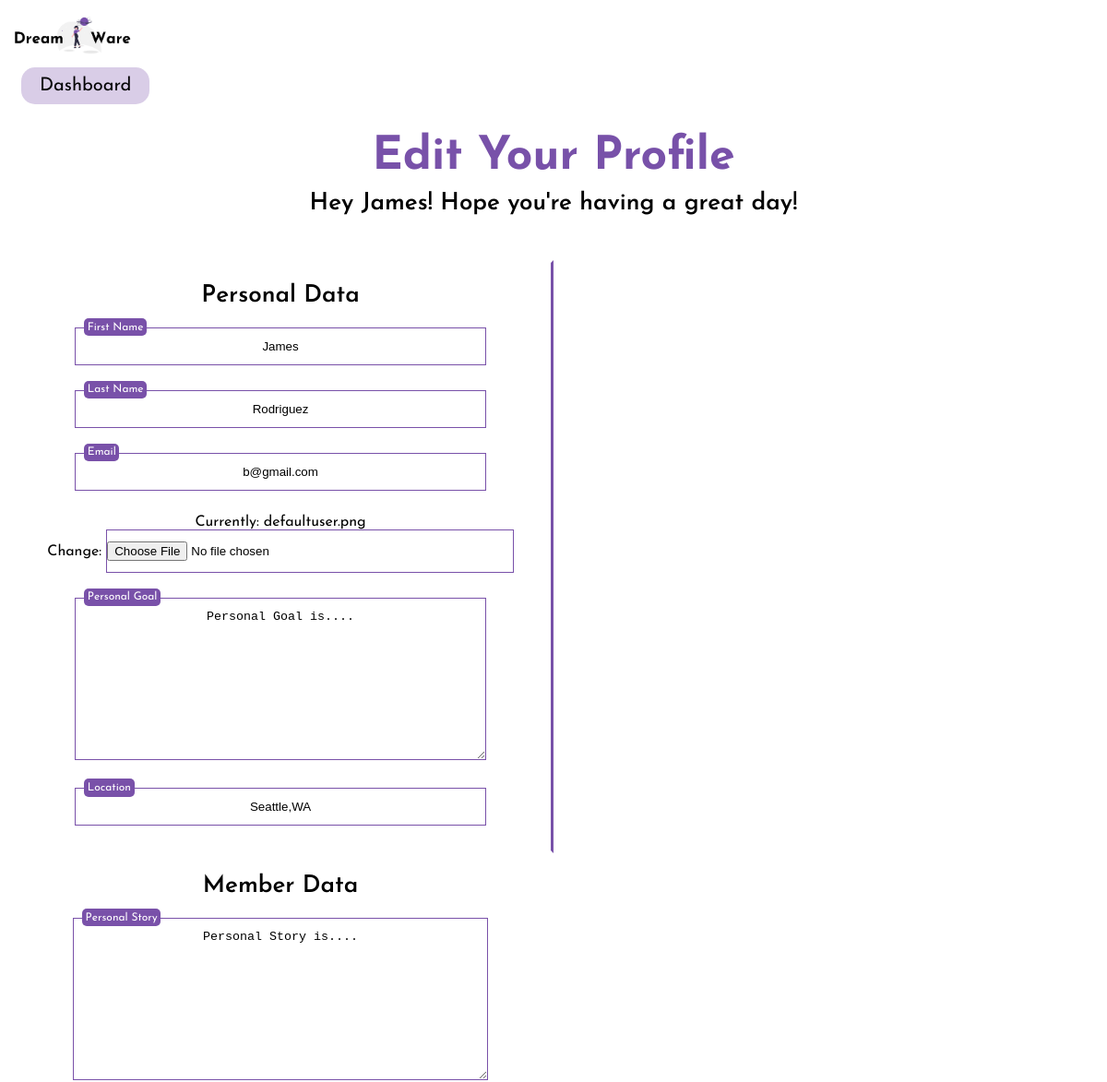
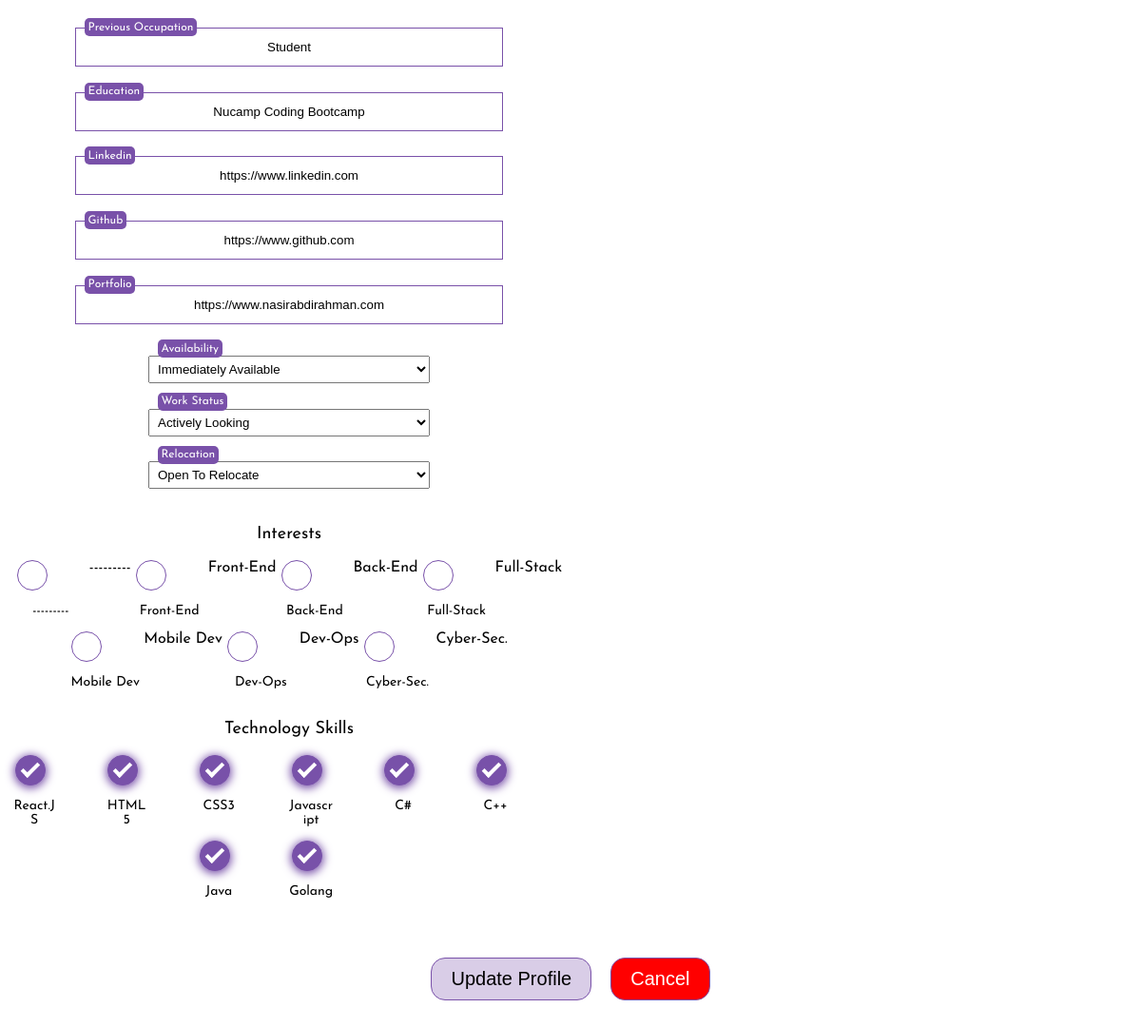
The page /memberProfile/ (signed in) on the database its author committed (2 pictures, top to bottom).
### dashboard/models.py (models this page shows, shortened)
class CustomUser(AbstractBaseUser, PermissionsMixin):
    def validate_email(value):
        valid_emails = [
            '@gmail.com',
            '@outlook.com',
            '@yahoo.com',
            '@protonmail.com',
            '@aol.com',
            '@icloud.com',
        ]
        for x in valid_emails:
            if x in value:
                return value
            else:
                raise ValidationError("Email Field only accepts gmail, outlook, yahoo, aol and icloud addressees.")
    username = None
    email = models.EmailField(blank = False, unique = True, validators=[validate_email])
    first_name = models.CharField(blank = False,max_length=50)
    last_name = models.CharField(blank = False,max_length=50)
    is_admin = models.BooleanField(default = False)
    is_staff = models.BooleanField(default=False)
    is_active = models.BooleanField(default=True)
    is_company = models.BooleanField(blank=False,default=False)#Monitors companies active on platform
    date_joined = models.DateTimeField(default=timezone.now)
    USERNAME_FIELD = 'email'
    REQUIRED_FIELDS = ['first_name','last_name']
    objects = CustomUserManager()

class Member(models.Model):
    INTERESTS = (
        ('FE', 'Front-End'),
        ('BE', 'Back-End'),
        ('FS', 'Full-Stack'),
        ('MD', 'Mobile Dev'),
        ('DO', 'Dev-Ops'),
        ('CS', 'Cyber-Sec.')
    )
    WORK_STATUS = (
        ('AL', 'Actively Looking'),
        ('AC', 'Just Curious'),
        ('HE', 'Happily Employed')
    )
    WORK_AVAILABILITY = (
        ('IA', 'Immediately Available'),
        ('AW', 'About 2 Weeks'),
        ('MT', 'Moving Target')
    )
    RELOCATION_STATUS = (
        ('OK', 'Open To Relocate'),
        ('NO', 'No Relocation')
    )
    user = models.OneToOneField(CustomUser, on_delete=models.CASCADE)
    email = models.EmailField()
    picture = models.ImageField(default="defaultuser.png",upload_to="profile_images") #upload to images folder in database
    location = models.CharField(max_length=100)
    personal_goal = models.TextField(max_length=500)
    personal_story = models.TextField(max_length=500)
    education = models.CharField(max_length=100)
    linkedin = models.URLField()
    github = models.URLField()
    portfolio = models.URLField()
    interests = MultiSelectField(choices=INTERESTS)
    previous_occupation = models.CharField(max_length=100)
    availability = models.CharField(max_length=2, choices=WORK_AVAILABILITY)
    workstatus = models.CharField(max_length=2, choices=WORK_STATUS)
    relocation = models.CharField(max_length=2, choices=RELOCATION_STATUS)
    skills = models.ManyToManyField(TechSkills,related_name="CustomUsers")

class TechSkills(models.Model):
    name = models.CharField(max_length=65,unique=True)
    def __str__(self):
        return self.name

### dashboard/views.py (the view)
# urls.py: path('memberProfile/', views.memberProfile, name='memberProfile'),
@login_required(login_url='/login/')
def memberProfile(request):
    if request.method == 'POST':
        user_form = UpdateUserForm(request.POST, instance=request.user)
        profile_form = MemberProfileForm(request.POST,request.FILES, instance=request.user.member, )
        if user_form.is_valid() and profile_form.is_valid():
            user_form.save()
            profile_form.save()
            messages.success(request, 'Your profile was updated successfully')
            return redirect('memberProfile')
        else:
            return render(request, "memberProfile.html",
                {
                'user_form': user_form,
                'profile_form': profile_form,
                }
            )
    else:
        user_form = UpdateUserForm(instance=request.user)
        profile_form = MemberProfileForm(instance=request.user.member)
    return render(request, 'memberProfile.html',
        {
            'user_form': user_form,
            'profile_form': profile_form,
        }
    )

### dashboard/forms.py
class UpdateUserForm(forms.ModelForm):
    first_name = forms.CharField(max_length=50)
    last_name = forms.CharField(max_length=50)
    email = forms.EmailField()
    class Meta:
        model = CustomUser
        fields = ('first_name','last_name', 'email',)

class MemberProfileForm(forms.ModelForm):
    picture = forms.ImageField()
    location = forms.CharField(max_length=50,widget=forms.TextInput(attrs={'placeholder': 'Location'}))
    personal_story = forms.Textarea()
    personal_goal = forms.Textarea()
    education = forms.CharField()
    linkedin = forms.URLField()
    github = forms.URLField()
    portfolio = forms.URLField()
    interests = forms.CheckboxSelectMultiple()
    previous_occupation = forms.CharField()
    availability = forms.CheckboxSelectMultiple
    workstatus = forms.CheckboxSelectMultiple
    relocation =  forms.CheckboxSelectMultiple
    skills = forms.ModelMultipleChoiceField(required=False,queryset=TechSkills.objects.all(),widget=forms.CheckboxSelectMultiple)
    class Meta:
        model = Member
        fields = (
            'picture','location','personal_story','personal_goal','education','linkedin',
            'github','portfolio','previous_occupation','availability',
            'workstatus','interests','relocation' ,'skills'
            )

### templates/memberProfile.html (shortened to what this page needs)
<!DOCTYPE html>
<html lang="en">
    <head>
        {% load static %}
        <link rel="stylesheet" href="{% static 'style.css' %}">
    </head>
    <body>
        <main>
            <a href="/"><img src="/static/images/dreamwareLogo.png" height="12%" width="12%"></a>
            <section class="homeBtn">
                <a href="/memberDashboard" class="btn-main">Dashboard</a>
            </section>
            <section class="updateUser-title">
                <h1>Edit Your Profile</h1>
                <h2 class="subtitle">Hey {{user.first_name}}! Hope you're having a great day!</h2>
            </section>
            <form  method="POST" enctype="multipart/form-data" >
                <section class="updateProfileSection">
                    <section class="userData-panel">
                        <h2>Personal Data</h2>
                        <label class="input-labels" for={ user_form.first_name }>First Name</label>
                        {{ user_form.first_name }}<br>
                        <label class="input-labels" for={ user_form.last_name }>Last Name</label>
                        {{ user_form.last_name }} <br>
                        <label class="input-labels" for={ user_form.email }>Email</label>
                        {{ user_form.email }} <br>
                        {{ profile_form.picture }} <br>
                        <label class="input-labels" for={ user_form.personal_goal }>Personal Goal</label>
                        {{ profile_form.personal_goal }} <br>
                        <label class="input-labels" for={ user_form.location }>Location</label>
                        {{ profile_form.location }} <br>
                    </section>
                    <section class="memberData-panel">
                        <h2>Member Data</h2>
                        <label class="input-labels" for={ user_form.personal_story }>Personal Story</label>
                        {{ profile_form.personal_story }} <br>
                        <label class="input-labels" for={ user_form.previous_occupation }> Previous Occupation</label>
                        {{ profile_form.previous_occupation }} <br>
                        <label class="input-labels" for={ user_form.education }> Education</label>
                        {{ profile_form.education }} <br>
                        <label class="input-labels" for={ user_form.linkedin }> Linkedin</label>
                        {{ profile_form.linkedin }} <br>
                        <label class="input-labels" for={ user_form.github }> Github</label>
                        {{ profile_form.github }} <br>
                        <label class="input-labels" for={ user_form.portfolio }> Portfolio</label>
                        {{ profile_form.portfolio }} <br>
                        <label class="input-labels" for={ user_form.availability }> Availability</label>
                        {{ profile_form.availability }} <br>
                        <label class="input-labels" for={ user_form.workstatus }> Work Status</label>
                        {{ profile_form.workstatus }} <br>
                        <label class="input-labels" for={ user_form.relocation }> Relocation</label>
                        {{ profile_form.relocation }} <br>
                        <p>Interests</p>
                        <section class="checkboxesFormContainer">
                            {% for interest in profile_form.interests %}
                                <label for="{{ interest.id_for_label }}" class="interestsSkillsForm">
                                    <div class="interestsTitle">
                                        <p class="title">{{ interest.choice_label }} </p>
                                    </div>
                                    {{ interest.tag }}
                                    <span class="skill-checkmark"></span>
                                </label>
                            {% endfor %}
                        </section>
                        <p>Technology Skills</p>
                        <section class="checkboxesFormContainer">
                            {% for skill in profile_form.skills %}
                                <label for="{{ skill.id_for_label }}" class="interestsSkillsForm">
                                    <div class="interestsTitle">
                                        <p class="title">{{ skill.choice_label }} </p>
                                    </div>
                                    <span class="skill-checkmark"></span>
                                </label>
                            {% endfor %}
                        </section>
                    </section>
                </section>
                <section class="updateUserInput">
                    <input class="btn-submit" type="submit" value="Update Profile" name="save" />
                    <input class="btn-cancel" type="reset" value="Cancel" href="/"> </input>
                </section>
            </form>
        </main>
    </body>
</html>

### static/style.css (style rules this page uses)
html,body { background-color: #ffffff; font-family: 'JosefinSans-regular', sans-serif; scroll-behavior: smooth; }
h1 { color: rgba(120, 81, 169); font-family: 'JosefinSans-bold',sans-serif; font-size: 50px; }
h2 { color: #000000; font-family: 'JosefinSans-semibold',sans-serif; font-size: 26px; }
p { color: #000000; font-family: 'JosefinSans-regular', sans-serif; font-size: 18px; }
a { text-decoration: none ; color: #000000 }
.subtitle { margin-top: -30px; }
.btn-main { background-color:rgba(217, 205, 231); font-size: 20px !important; padding: 10px 20px 10px 20px; border-radius: 15px; margin-left: 15px; }
.btn-cancel { background-color:rgb(255, 0, 0); color: #ffffff; font-size: 20px !important; padding: 10px 20px 10px 20px; border-radius: 15px; margin-left: 1em; width:auto }
.btn-submit { background-color:rgba(217, 205, 231); font-size: 20px !important; padding: 10px 20px 10px 20px; border-radius: 15px; width:auto }
input { width: 75%; padding-top: 0.9em; padding-bottom: 0.9em; text-align: center; margin-bottom: 2em; border: 1px solid rgb(121, 81, 169); }
.input-labels { position: absolute; font-size: 12px; color: #ffffff; background-color: rgb(121, 81, 169); border-radius: 5px; padding: 0.3em; margin-left: 10px; margin-top: -10px; }
.updateProfileSection { display:flex; flex-flow: row wrap; text-align: center; width:100%; }
.updateProfileSection input { width: 75%; padding-top: 0.9em; padding-bottom: 0.9em; text-align: center; margin-bottom: 2em; border: 1px solid rgb(121, 81, 169); }
.updateUser-title { text-align: center; margin-top: 1em; margin-bottom: 3em; }
.userData-panel { width:49.5%; border-style: solid; border-bottom-color: transparent; border-top-color: transparent; border-right-color: rgba(120, 81, 169); border-left-color: transparent; }
.memberData-panel { width: 50%; }
.memberData-panel select { padding: 5px; }
.updateUserInput { display: flex; justify-content: center; margin-top: 3em; }
.homeBtn { margin-top: 1em; width: 10%; }
#id_personal_goal { width: 75%; padding-top: 0.9em; padding-bottom: 0.9em; text-align: center; margin-bottom: 2em; border: 1px solid rgb(121, 81, 169); }
#id_personal_story { width: 75%; padding-top: 0.9em; padding-bottom: 0.9em; text-align: center; margin-bottom: 2em; border: 1px solid rgb(121, 81, 169); }
#id_availability { width: 50%; margin: 0.5em 0 1.5em 0; }
#id_workstatus { width: 50%; margin: 0.5em 0 1.5em 0; }
#id_relocation { width: 50%; margin: 0.5em 0 1.5em 0; }
.checkboxesFormContainer { display: flex; flex-flow: row wrap; justify-content: center; }
.interestsSkillsForm { display: flex; flex-flow: row; }
.interestsSkillsForm .skill-checkmark { position: absolute; margin-left: 0.2em; height: 30px; width: 30px; background: rgba(255, 255, 255, 0.3); border: 1px solid rgb(120, 81, 169); border-radius: 20px; backdrop-filter: blur(10px); }
.interestsSkillsForm .skill-checkmark:after { content: ""; position: absolute; display: none; }
.interestsSkillsForm input:checked ~ .skill-checkmark { background-color: rgb(120, 81, 169); box-shadow: 0 1.5px 10px 1.5px rgb(120, 81, 169); }
.interestsSkillsForm input:checked ~ .skill-checkmark:after { display: block; }
.interestsSkillsForm .skill-checkmark:after { left: 10px; top: 3px; width: 5.5px; height: 15px; border: solid white; border-width: 0 4px 4px 0; -webkit-transform: rotate(45deg); -ms-transform: rotate(45deg); transform: rotate(45deg); }
.interestsTitle { padding-top: 2em; inline-size: 77px; word-break: break-all; }
.interestsTitle .title { font-size: 14px; }

### rows shown on the page
CustomUser: first_name "James", last_name "Rodriguez", email "b@gmail.com"
Member: personal_goal "Personal Goal is....", location "Seattle,WA", personal_story "Personal Story is....", previous_occupation "Student", education "Nucamp Coding Bootcamp", linkedin "https://www.linkedin.com", github "https://www.github.com", portfolio "https://www.nasirabdirahman.com", availability "Immediately Available", workstatus "Actively Looking", relocation "Open To Relocate"
TechSkills: choice_label "React.JS"
TechSkills: choice_label "HTML5"
TechSkills: choice_label "CSS3"
TechSkills: choice_label "Javascript"
TechSkills: choice_label "C#"
TechSkills: choice_label "C++"
TechSkills: choice_label "Java"
TechSkills: choice_label "Golang"

### other values the page prints
{{ interest.choice_label }} "---------" "Front-End" "Back-End" "Full-Stack" "Mobile Dev" "Dev-Ops" "Cyber-Sec."
